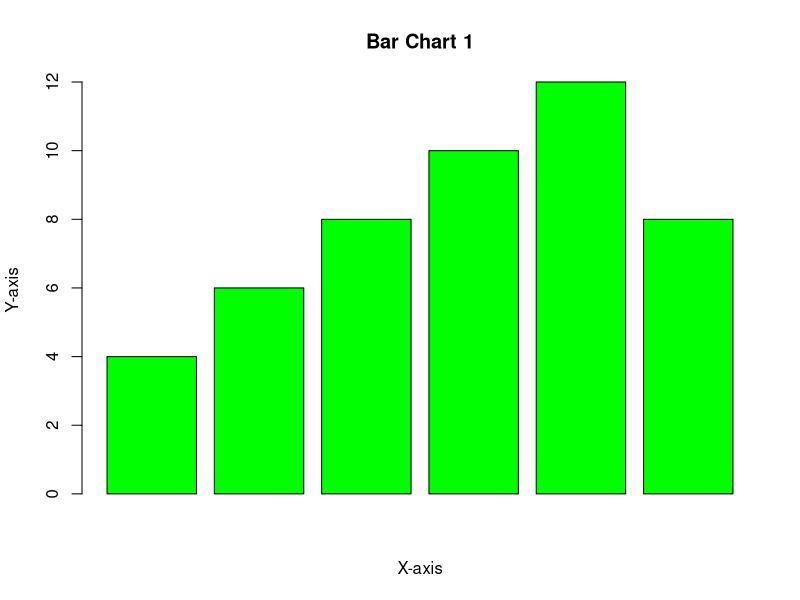
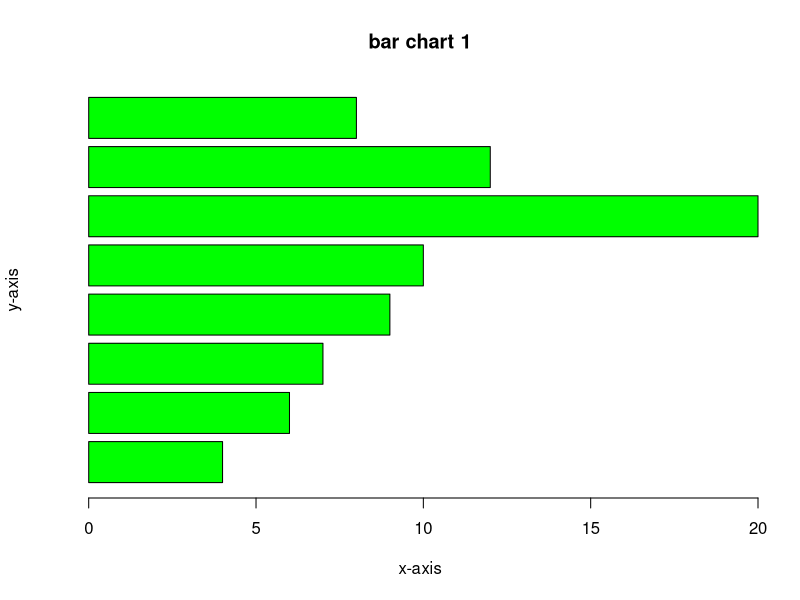
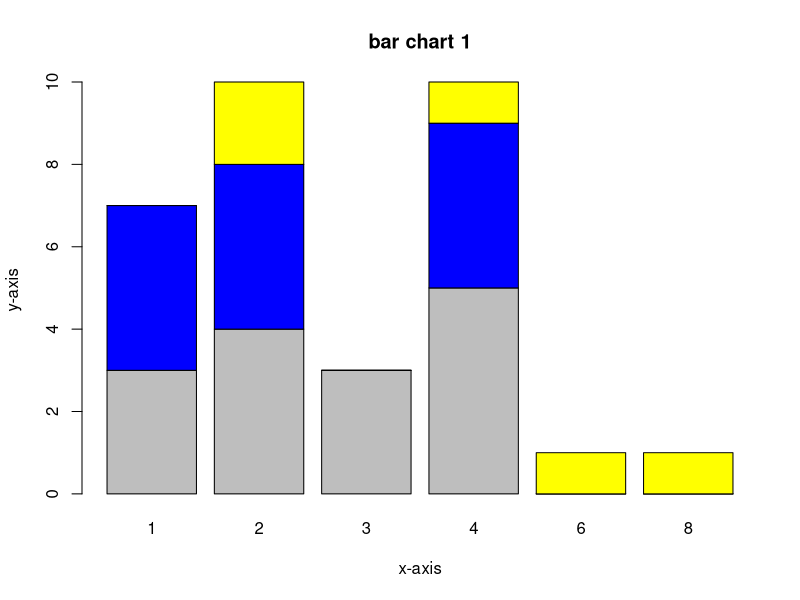
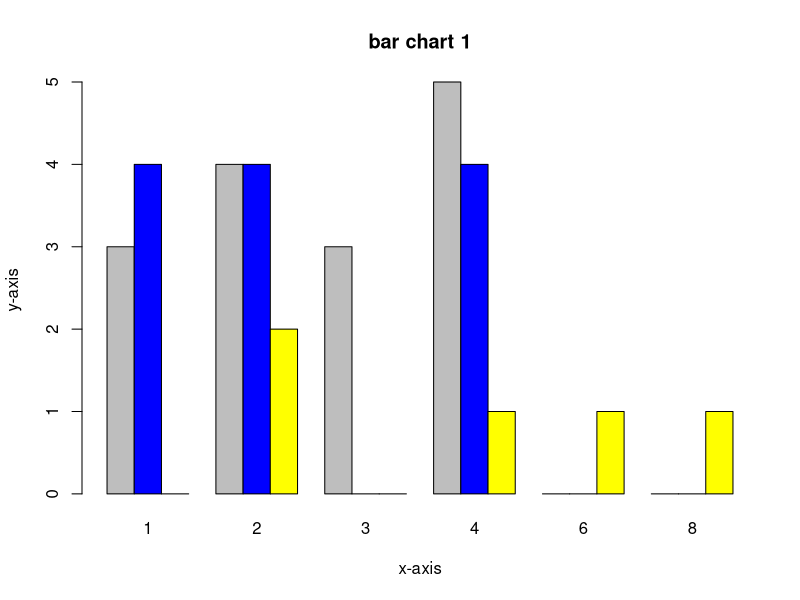
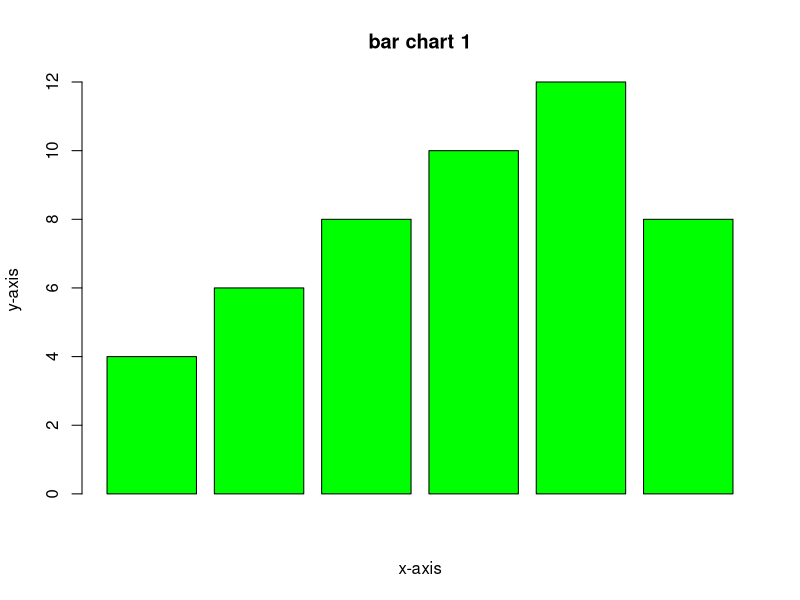

Write the R code that produced these figures, in order.
# Gráfico de barras e histograma
data <- c(4,6,8,10,12,8)
barplot(data,xlab = "X-axis",ylab = "Y-axis",main = "Bar Chart 1", col = "green")

# Exportar el grafico como imagen
png(filename = "barchart.png", width = 800, height = 600)
barplot(data, xlab="x-axis", ylab="y-axis", main="bar chart 1", col="green")
dev.off()

# Grafica de barras horizontal
data <- c(4, 6, 7, 9, 10, 20, 12, 8)
barplot(data, xlab="x-axis", ylab="y-axis", main="bar chart 1",col = "green",horiz = TRUE)

# Diagrama de barras apiladas
data("mtcars")
data<-table(mtcars$gear,mtcars$carb)
data

barplot(data, xlab="x-axis", ylab="y-axis", main="bar chart 1", col=c("grey", "blue", "yellow"))


# Un gráfico de barras agrupadas
barplot(data, xlab="x-axis", ylab="y-axis", main="bar chart 1", col=c("grey", "blue", "yellow"),beside=TRUE)
